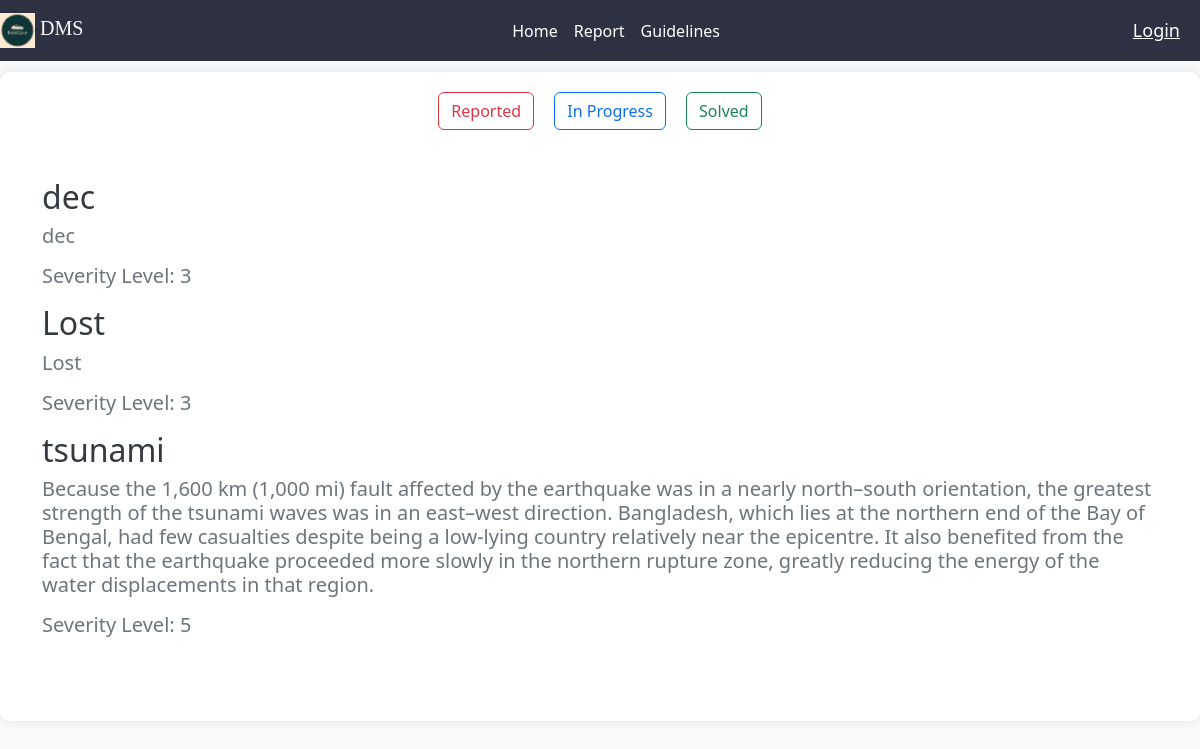
The page /solved/ on the database as committed earlier.
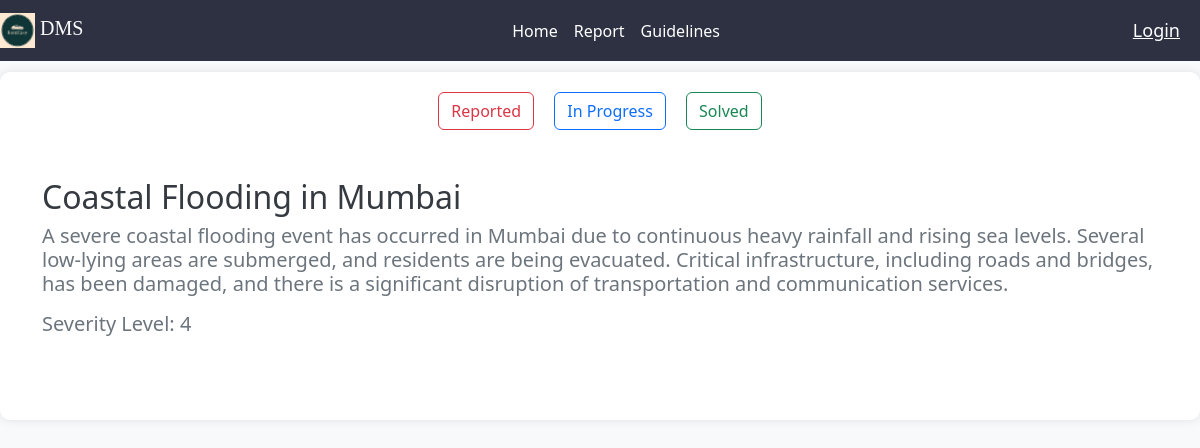
The same page on the database as committed later.
### DmsApp/models.py (models this page shows, shortened)
class Report(models.Model):
    LEVEL=(
        ('1','1'),('2','2'),('3','3'),('4','4'),('5','5')
    )
    STATUS=(
        ('reported','reported'),
        ('in_progress','in_progress'),
        ('solved','solved'),
    )
    status=models.CharField(max_length=50,choices=STATUS,default='reported')
    report_name=models.CharField(max_length=30)
    description=models.CharField(max_length=2056,null=True)
    severity_level=models.CharField(max_length=1,choices=LEVEL)
    volunteer=models.ForeignKey(Volunteer, null=True, blank=True, on_delete=models.SET_NULL, related_name='reports')

### DmsApp/views.py (the view)
# urls.py: path('solved/',solved,name='solved'),
def solved(request):
    report=Report.objects.all()
    report=report.filter(status='solved')
    context={'report':report}
    return render(request,'solved.html',context)

### DmsApp/templates/solved.html (shortened to what this page needs)
{% extends 'main.html' %}
{% block content %}
<section>
    <div class="text-center">
        {%if user.organization%}
        <a href="{% url 'dashboard_org' %}" class="btn btn-outline-danger mx-2">Reported</a>
        {% elif user.volunteer %}
        <a href="{% url 'dashboard_vol' %}" class="btn btn-outline-danger mx-2">Reported</a>
        {% else %}
        <a href="{% url 'home' %}" class="btn btn-outline-danger mx-2">Reported</a>
        {% endif %}
        <a href="{% url 'progress' %}" class="btn btn-outline-primary mx-2">In Progress</a>
        <a href="{% url 'solved' %}" class="btn btn-outline-success mx-2">Solved</a>
    </div>
    <div class="container my-5">
        <div class="row">
            {% for i in report %}
            <h2>{{i.report_name}}</h2>
            <h5>{{i.description}}</h4>
            <div class="d-flex align-items-center">
                <h5 class="mr-3">Severity Level: {{ i.severity_level }}</h5>
            </div>
            <br><br>
            {% endfor %}
        </div>
    </div>
</section>
{% endblock %}

Rows that differ between the two databases and show on the page:
removed Report: report_name "dec", description "dec", severity_level "3"
removed Report: report_name "Lost", description "Lost", severity_level "3"
removed Report: report_name "tsunami", description "Because the 1,600 km (1,000 mi) fault affected by the earthquake was in a nearly north–south orientation, the greatest strength of the tsunami waves was in an east–west direction. Bangladesh, which lies at the northern end of the Bay of Bengal, had few casualties despite being a low-lying country relatively near the epicentre. It also benefited from the fact that the earthquake proceeded more slowly in the northern rupture zone, greatly reducing the energy of the water displacements in that region.", severity_level "5"
added Report: report_name "Coastal Flooding in Mumbai", description "A severe coastal flooding event has occurred in Mumbai due to continuous heavy rainfall and rising sea levels. Several low-lying areas are submerged, and residents are being evacuated. Critical infrastructure, including roads and bridges, has been damaged, and there is a significant disruption of transportation and communication services.", severity_level "4"
